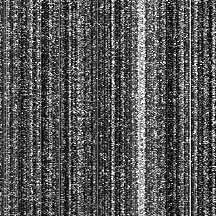
#> input picture assets/iirs_diag_raw_band77.png, 216 x 216 px
$ python -i evaluate_stage_k.py   (imports and definitions only)   (older library calls are emulated)
#> lines starting #> are read from the running program, lines starting #| are printed output that depends on the picture
#> further down, picture is the input picture: shape (216, 216, 3); min 0, max 255, mean 86.3
import numpy as np
import rasterio
import cv2
import pandas as pd
from scipy.interpolate import LinearNDInterpolator, RegularGridInterpolator
from scipy import stats
import json
import time
import sys

from src.phase_congruency import compute_phase_congruency

# [6 lines not run here, left out]

overlap_left = -2841680.0
overlap_right = -2835360.0
overlap_bottom = -1566436.0
overlap_top = -1538943.33
gsd = 4.72

xs_dense = np.arange(overlap_left, overlap_right, gsd)
ys_dense = np.arange(overlap_top, overlap_bottom, -gsd)

mesh_x, mesh_y = np.meshgrid(xs_dense, ys_dense)
# [1 line that did not run here, left out]
# [1 line that did not run here, left out]
# [1 line that did not run here, left out]

# [1 line that did not run here, left out]
R = 1737400.0
phi1 = np.radians(-51.0)
lam0 = np.radians(180.0)

# [1 line that did not run here, left out]
# [1 line that did not run here, left out]
# [1 line that did not run here, left out]
# [1 line that did not run here, left out]
# [1 line that did not run here, left out]
# [1 line that did not run here, left out]

xs_coarse = np.linspace(overlap_left - 100, overlap_right + 100, 100)
ys_coarse = np.linspace(overlap_bottom - 100, overlap_top + 100, 400)
cx, cy = np.meshgrid(xs_coarse, ys_coarse)
# [1 line that did not run here, left out]
# [1 line that did not run here, left out]
# [1 line that did not run here, left out]
# [1 line that did not run here, left out]
# [1 line that did not run here, left out]
# [1 line that did not run here, left out]

# [1 line that did not run here, left out]
# [1 line that did not run here, left out]
# [2 lines that did not run here, left out]
# [1 line that did not run here, left out]
# [1 line that did not run here, left out]
# [1 line that did not run here, left out]
# [1 line that did not run here, left out]

# [1 line that did not run here, left out]

# Global offset application (K1)
dx_bulk = -82.12
dy_bulk = 224.04
M_shift = np.float32([[1, 0, dx_bulk], [0, 1, dy_bulk]])
# [1 line that did not run here, left out]

# Valid mask
# [1 line that did not run here, left out]

# [1 line not run here, left out]
t0 = time.time()
# [1 line that did not run here, left out]
# [1 line that did not run here, left out]
# [3 lines not run here, left out]
def get_gradient_orientation(img):
    blur = cv2.GaussianBlur(img, (3, 3), 0.8)
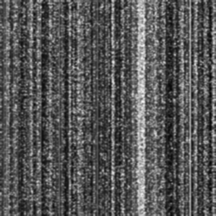
#> blur: shape (216, 216, 3); min 7, max 246, mean 86.3
    gx = cv2.Sobel(blur, cv2.CV_32F, 1, 0, ksize=3)
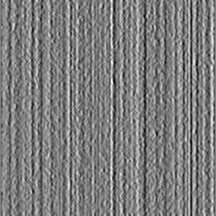
#> gx: shape (216, 216, 3) float32; min -598, max 617, mean 1.2; drawn with min black and max white
    gy = cv2.Sobel(blur, cv2.CV_32F, 0, 1, ksize=3)
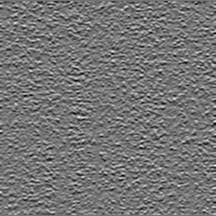
#> gy: shape (216, 216, 3) float32; min -410, max 478, mean -0.5; drawn with min black and max white
    mag = np.hypot(gx, gy)
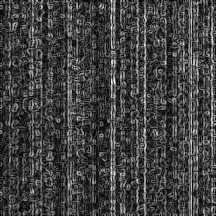
#> mag: shape (216, 216, 3) float32; min 0, max 624.6, mean 161.8; drawn with min black and max white
    mask = mag > 1e-3
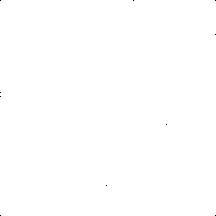
#> mask: shape (216, 216, 3) bool; 100% white; black in thin lines or dots
    ux = np.zeros_like(gx)
    uy = np.zeros_like(gy)
    ux[mask] = gx[mask] / mag[mask]
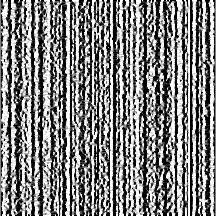
#> ux: shape (216, 216, 3) float32; min -1, max 1, mean 0.0145; drawn with min black and max white
    uy[mask] = gy[mask] / mag[mask]
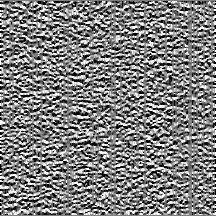
#> uy: shape (216, 216, 3) float32; min -1, max 1, mean -0.0019; drawn with min black and max white
    return ux, uy

# [1 line that did not run here, left out]
# [1 line that did not run here, left out]

# Define Correlator Function
# [112 lines left out: function correlate_grid, not called in this run]

# [1 line not run here, left out]

# Evaluate K1 on 32x32 original grid
# [1 line that did not run here, left out]
# [1 line not run here, left out]

# Evaluate K3 on 16x70 rect vs conforming
# [1 line that did not run here, left out]
# [1 line not run here, left out]

# [1 line that did not run here, left out]
# [6 lines not run here, left out]

# Arm 2: Log-Gabor Phase Congruency
# [1 line that did not run here, left out]
# [1 line not run here, left out]

# Arm 3: Gradient Orientation
# [1 line that did not run here, left out]
# [1 line not run here, left out]

# Pick Best Arm and Run K4 Controls
# [1 line that did not run here, left out]
# [3 lines not run here, left out]
ctrl_names = ['rot90', 'rot180', 'rot270', 'vflip', 'hflip', 'offset', 'uniform_noise']
ctrl_results = {}

# [64 lines not run here, left out]

# Delta_shuffle
# [1 line that did not run here, left out]
# [1 line that did not run here, left out]
# [1 line that did not run here, left out]
# [1 line that did not run here, left out]
# [1 line that did not run here, left out]
# [1 line not run here, left out]

# K5 analysis if accepted nodes > 4
k5_metrics = {}
# [37 lines not run here, left out]

# Save results JSON
# [33 lines that did not run here, left out]

# [3 lines not run here, left out]

>>> import cv2
>>> picture = cv2.imread('../assets/iirs_diag_raw_band77.png')
>>> result = get_gradient_orientation(picture)

$ run again, on assets/iirs_proxy_1500nm.png
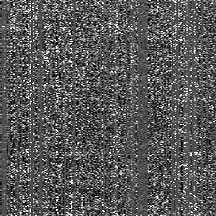
#> input picture assets/iirs_proxy_1500nm.png, 216 x 216 px
#> picture is the input picture: shape (216, 216, 3); min 0, max 255, mean 88.5
#> mask: shape (216, 216, 3) bool; 100% white; black in thin lines or dots
#> in get_gradient_orientation, `ux[mask] = gx[mask] / mag[mask]`:
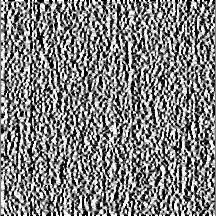
#> ux: shape (216, 216, 3) float32; min -1, max 1, mean 0.00539; drawn with min black and max white
#> in get_gradient_orientation, `uy[mask] = gy[mask] / mag[mask]`:
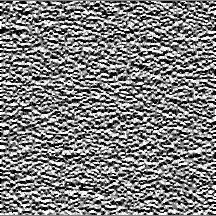
#> uy: shape (216, 216, 3) float32; min -1, max 1, mean -0.00367; drawn with min black and max white

$ run again, on assets/iirs_proxy_3band_mean.png
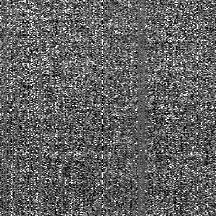
#> input picture assets/iirs_proxy_3band_mean.png, 216 x 216 px
#> picture is the input picture: shape (216, 216, 3); min 0, max 255, mean 97.9
#> mask: shape (216, 216, 3) bool; 100% white; black in thin lines or dots
#> in get_gradient_orientation, `uy[mask] = gy[mask] / mag[mask]`:
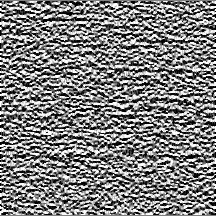
#> uy: shape (216, 216, 3) float32; min -1, max 1, mean -0.00225; drawn with min black and max white
